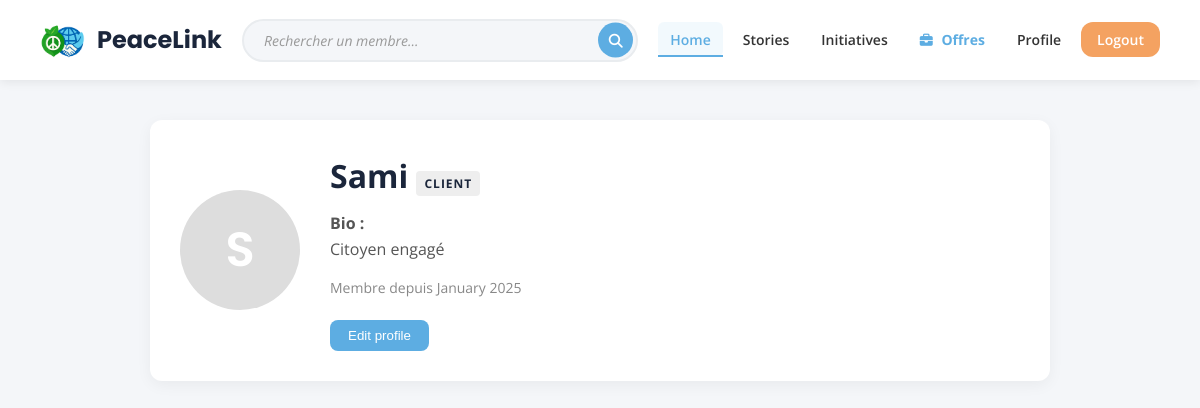
The page /test/View/FrontOffice/profile.php (signed in) on the database its author committed.
### tables this page shows
CREATE TABLE IF NOT EXISTS Client (
  id_utilisateur INT NOT NULL,
  nom_complet VARCHAR(255) NOT NULL,
  bio TEXT DEFAULT NULL,
  PRIMARY KEY (id_utilisateur),
  CONSTRAINT fk_client_user FOREIGN KEY (id_utilisateur) REFERENCES Utilisateur(id_utilisateur) ON DELETE CASCADE
);

CREATE TABLE IF NOT EXISTS Utilisateur (
  id_utilisateur INT NOT NULL AUTO_INCREMENT,
  email VARCHAR(255) NOT NULL,
  mot_de_passe_hash VARCHAR(255) NOT NULL,
  date_inscription DATETIME NOT NULL DEFAULT CURRENT_TIMESTAMP(),
  photo_profil VARCHAR(255) DEFAULT NULL,
  reset_token VARCHAR(255) DEFAULT NULL,
  reset_expires DATETIME DEFAULT NULL,
  est_banni TINYINT(1) DEFAULT 0,
  raison_bannissement TEXT DEFAULT NULL,
  date_fin_bannissement DATETIME DEFAULT NULL,
  PRIMARY KEY (id_utilisateur),
  UNIQUE KEY uq_utilisateur_email (email)
);

### test/Model/Utilisateur.php (called while the page is built, shortened)
<?php
class Utilisateur {
    private $conn;
    public function __construct($db) {
        $this->conn = $db;
    }
    public function findClientById($id) {
        $query = "SELECT u.id_utilisateur, u.email, u.date_inscription, u.photo_profil,
                         c.nom_complet, c.bio
                  FROM Utilisateur u
                  JOIN Client c ON u.id_utilisateur = c.id_utilisateur
                  WHERE u.id_utilisateur = :id";
        $stmt = $this->conn->prepare($query);
        $stmt->bindParam(':id', $id, PDO::PARAM_INT);
        $stmt->execute();
        return $stmt->fetch(PDO::FETCH_ASSOC);
    }
}
?>

### test/View/FrontOffice/profile.php (the view, shortened to what this page needs)
<?php
include_once __DIR__ . '/../../Model/Database.php';
include_once __DIR__ . '/../../Model/Utilisateur.php';
$database = new Database();
$db = $database->getConnection();
$utilisateur = new Utilisateur($db);
$role = $_SESSION['role'] ?? 'client';
$userData = [];
if ($role === 'organisation') {
    $userData = $utilisateur->findOrganisationById($_SESSION['user_id']);
    $displayName = $userData['nom_organisation'];
    $displayInfoLabel = "Adress";
    $displayInfoContent = $userData['adresse'];
} else {
    $userData = $utilisateur->findClientById($_SESSION['user_id']);
    $displayName = $userData['nom_complet'];
    $displayInfoLabel = "Bio";
    $displayInfoContent = $userData['bio'];
}
$initials = '';
$parts = explode(' ', $displayName);
$initials .= mb_substr($parts[0], 0, 1);
$initials = strtoupper($initials);
$date = date_create($userData['date_inscription']);
$formatted_date = date_format($date, 'F Y');
$avatarHTML = '';
if (!empty($userData['photo_profil'])) {
    $photoPath = '../uploads/' . htmlspecialchars($userData['photo_profil']);
    $avatarHTML = "<img src='$photoPath' alt='Profil' class='profile-img-real'>";
} else {
    $avatarHTML = $initials;
}
?>
<!DOCTYPE html>
<html lang="fr">
<head>
    <link rel="stylesheet" href="style.css?v=<?= time() ?>">
    <link rel="stylesheet" href="https://cdnjs.cloudflare.com/ajax/libs/font-awesome/6.4.0/css/all.min.css">
</head>
<body>
    <?php include 'partials/header.php'; ?>
    <main class="page-container">
        <div id="profile-view" class="profile-view-container">
            <div class="profile-avatar">
                <?php echo $avatarHTML; ?>
            </div>
            <div class="profile-info">
                <h1>
                    <?php echo htmlspecialchars($displayName); ?>
                    <span class="badge-role"><?php echo $role; ?></span>
                </h1>
                <p class="info-content">
                    <strong><?php echo $displayInfoLabel; ?> :</strong> <br>
                    <?php echo htmlspecialchars($displayInfoContent) ?: 'Non renseigné.'; ?>
                </p>
                <div class="meta">
                    <span>Membre depuis <?php echo $formatted_date; ?></span>
                </div>
                <button id="show-edit-form-btn" class="edit-profile-btn">Edit profile</button>
            </div>
        </div>
    </main>
</body>
</html>

### test/View/FrontOffice/style.css (style rules this page uses)
:root { --bleu-pastel: #5DADE2; --vert-doux: #7BD389; --vert-expert: #2ecc71; --orange-chaud: #F4A261; --blanc-pur: #FFFFFF; --gris-clair: #f4f6f9; --gris-moyen: #e9ecef; --gris-fonce: #333333; --bleu-nuit: #1B263B; --rouge-alerte: #E74C3C; --violet-admin: #8E44AD; --font-titre: 'Poppins', sans-serif; --font-texte: 'Open Sans', sans-serif; --sidebar-width: 260px; --sidebar-width-collapsed: 80px; --topbar-height: 70px; --border-radius: 12px; --card-shadow: 0 4px 15px rgba(0, 0, 0, 0.05); --transition-speed: 0.3s ease; }
*, *::before, *::after { box-sizing: border-box; margin: 0; padding: 0; }
html { scroll-behavior: smooth; }
body { font-family: var(--font-texte); background-color: var(--gris-clair); color: var(--gris-fonce); font-size: 16px; line-height: 1.6; }
.profile-avatar { width: 150px; height: 150px; border-radius: 50%; background-color: var(--gris-moyen); color: var(--blanc-pur); display: flex; align-items: center; justify-content: center; font-size: 60px; position: relative; cursor: pointer; overflow: hidden; }

### test/View/FrontOffice/profile.php (style rules this page uses)
.page-container { max-width: 900px; margin: 120px auto 40px auto; }
.profile-view-container { display: flex; align-items: center; gap: 30px; padding: 30px; background-color: var(--blanc-pur); border-radius: var(--border-radius); box-shadow: var(--card-shadow); }
.profile-avatar { flex-shrink: 0; width: 120px; height: 120px; border-radius: 50%; background: linear-gradient(135deg, var(--bleu-pastel), var(--vert-doux)); color: var(--blanc-pur); display: flex; align-items: center; justify-content: center; font-size: 48px; font-weight: 600; font-family: var(--font-titre); }
.profile-info h1 { margin: 0 0 10px 0; color: var(--bleu-nuit); }
.profile-info .info-content { font-size: 16px; color: #555; margin-bottom: 15px; }
.profile-info .meta { color: #888; font-size: 14px; margin-bottom: 20px; }
.edit-profile-btn { padding: 8px 18px; background-color: var(--bleu-pastel); color: white; border: none; border-radius: 8px; cursor: pointer; }
.badge-role { background-color: #eee; padding: 4px 8px; border-radius: 4px; font-size: 12px; text-transform: uppercase; letter-spacing: 1px; }
.profile-avatar { overflow: hidden; background: #ddd; }

### rows shown on the page
client: nom_complet "S", nom_complet "Sami", bio "Citoyen engagé", id_utilisateur.date_inscription "January 2025"

### other values the page prints
$role "CLIENT"
$displayInfoLabel "Bio"
